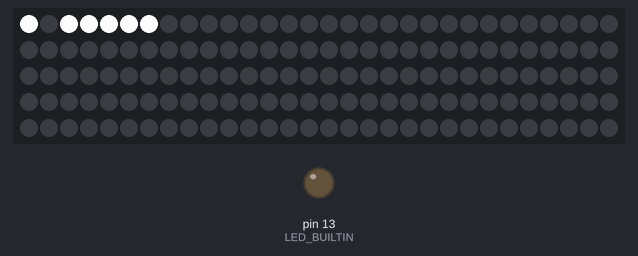
Recording of a sketch running on a simulated Arduino Uno, built with avr-gcc and run on an emulated ATmega328P. Shown: 150 RGB LEDs in strip order, left to right, continuing on the next row, output pins drawn as LEDs (lit = HIGH).

Above: at 0.1 s.

The sketch:

main.ino
```cpp
#include <FastLED.h>


#define NUM_LEDS 150

#define DATA_PIN 6

// #define CLOCK_PIN 6

CRGB leds[NUM_LEDS];

void setup(){
    FastLED.addLeds<NEOPIXEL, DATA_PIN>(leds, NUM_LEDS);
    pinMode(LED_BUILTIN, OUTPUT);
}


void loop(){
    leds[0] = CRGB::White;
    leds[2] = CRGB::White;
    leds[3] = CRGB::White;
    leds[4] = CRGB::White;
    leds[5] = CRGB::White;
    leds[6] = CRGB::White;
    FastLED.show();
    delay(30);


    // delay(500);
    // digitalWrite(LED_BUILTIN, HIGH);
    // delay(500);
    // digitalWrite(LED_BUILTIN, LOW);

}
```
